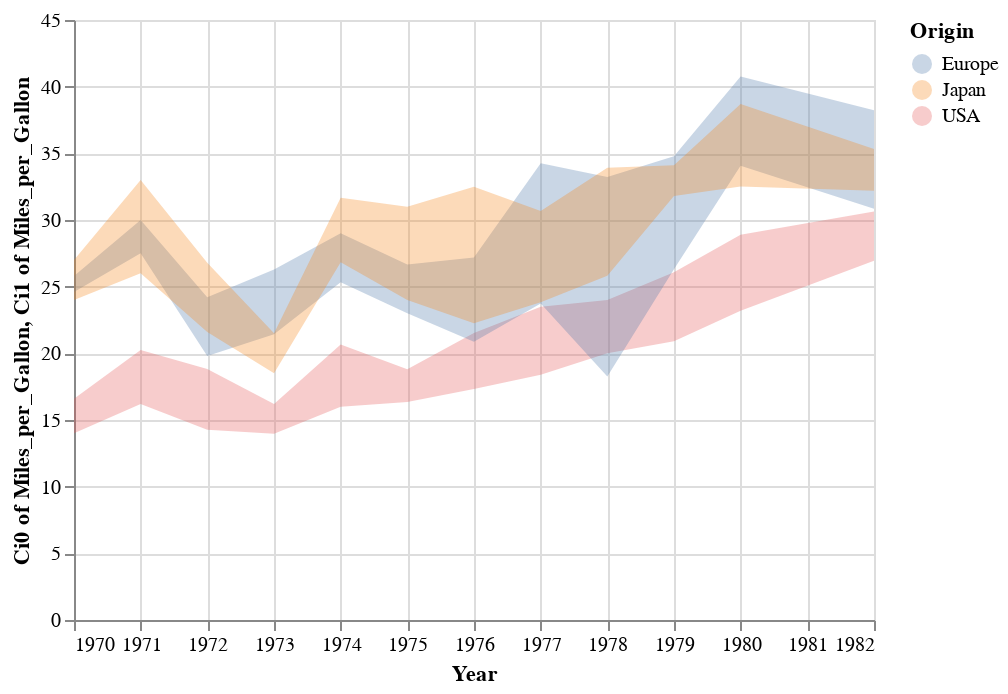

The cell this chart's notebook holds for it:
### Markdown cell above
The ``mean`` aggregate only tells part of the story, though: Altair also provides built-in tools to compute the lower and upper bounds of confidence intervals on the mean.

We can use ``mark_area()`` here, and specify the lower and upper bounds of the area using ``y`` and ``y2``:

### Code cell
alt.Chart(cars).mark_area(opacity=0.3).encode(
    x='Year:T',
    color='Origin',
    y='ci0(Miles_per_Gallon)',
    y2='ci1(Miles_per_Gallon)'
)

### Figure 1 — Vega-Lite specification as saved in the notebook (floating-point values rounded to 4 significant figures; data arrays with more than 128 entries replaced by an {"elided": "..."} marker saying what was removed)
{"$schema": "https://vega.github.io/schema/vega-lite/v2.6.0.json", "config": {"view": {"height": 300, "width": 400}}, "data": {"name": "data-f02450ab61490a1363517a0190416235"}, "datasets": {"data-f02450ab61490a1363517a0190416235": {"elided": "406 records"}}, "encoding": {"color": {"field": "Origin", "type": "nominal"}, "x": {"field": "Year", "type": "temporal"}, "y": {"aggregate": "ci0", "field": "Miles_per_Gallon", "type": "quantitative"}, "y2": {"aggregate": "ci1", "field": "Miles_per_Gallon", "type": "quantitative"}}, "mark": {"opacity": 0.3, "type": "area"}}
